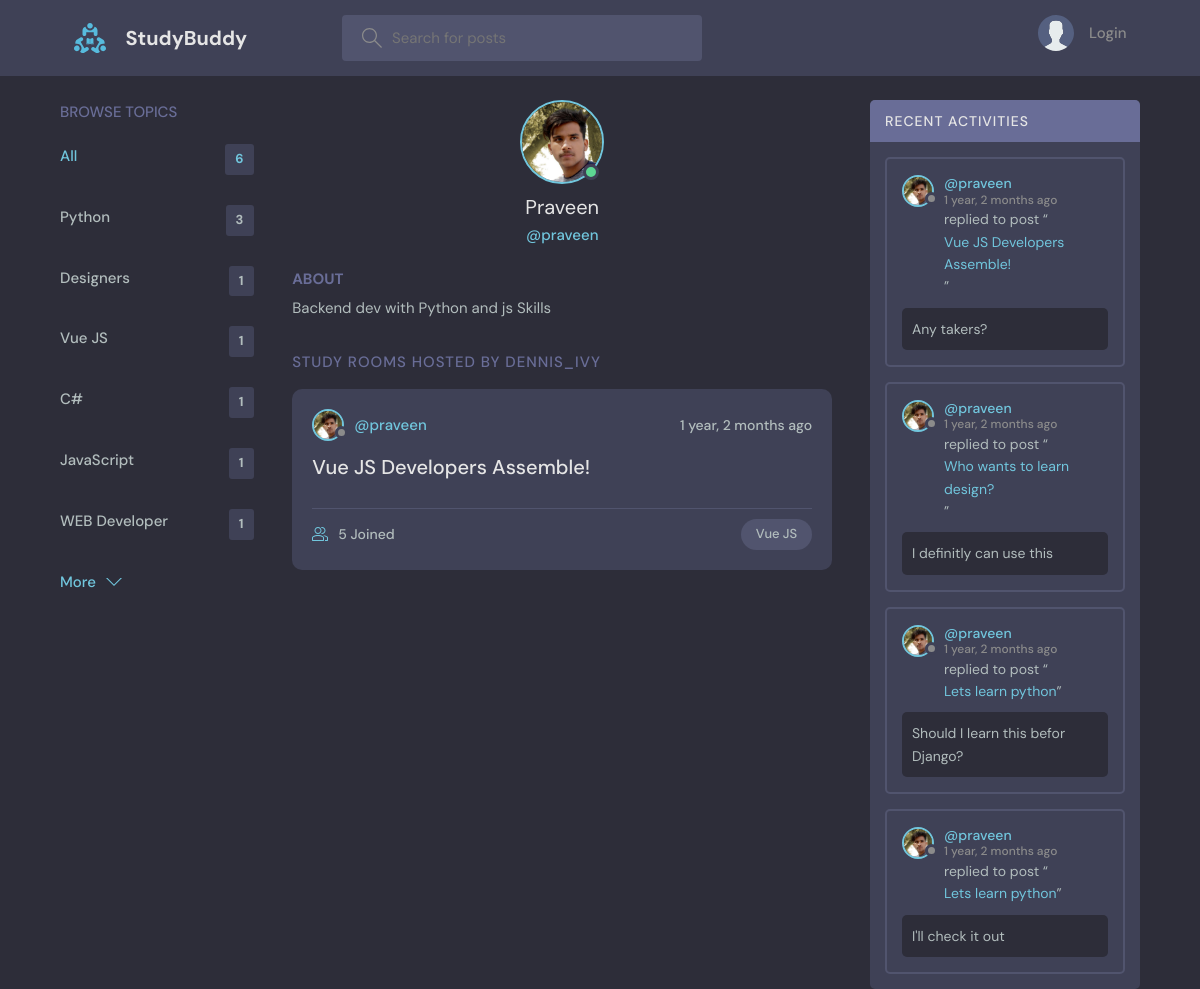
The app's page /profile/2/ with its own data.
### base/models.py (models this page shows, shortened)
class Topic(models.Model):
    name = models.CharField(max_length=200)

class User(AbstractUser):
    name = models.CharField(max_length=200, null=True)
    email = models.EmailField(unique=True, null=True)
    bio = models.TextField(null=True)
    avatar = models.ImageField(null=True, default="avatar.svg")
    USERNAME_FIELD = 'email'
    REQUIRED_FIELDS = []

class Room(models.Model):
    host = models.ForeignKey(User, on_delete=models.SET_NULL, null=True)
    topic = models.ForeignKey(Topic, on_delete=models.SET_NULL, null=True)
    name = models.CharField(max_length=200)
    description = models.TextField(null=True, blank=True)
    participants = models.ManyToManyField(
        User, related_name='participants', blank=True)
    updated = models.DateTimeField(auto_now=True)
    created = models.DateTimeField(auto_now_add=True)
    class Meta:
        ordering = ['-updated', '-created']
    def __str__(self):
        return self.name

class Message(models.Model):
    user = models.ForeignKey(User, on_delete=models.CASCADE)
    room = models.ForeignKey(Room, on_delete=models.CASCADE)
    body = models.TextField()
    updated = models.DateTimeField(auto_now=True)
    created = models.DateTimeField(auto_now_add=True)
    class Meta:
        ordering = ['-updated', '-created']

### base/views.py (the view)
# urls.py: path('profile/<str:pk>/', views.userProfile, name="user-profile"),
def userProfile(request, pk):
    user = User.objects.get(id=pk)
    rooms = user.room_set.all()
    room_messages = user.message_set.all()
    topics = Topic.objects.all()
    context = {'user': user, 'rooms': rooms,
               'room_messages': room_messages, 'topics': topics}
    return render(request, 'base/profile.html', context)

### base/templates/base/profile.html (shortened to what this page needs)
{% extends 'main.html' %}
{% block content %}
<main class="profile-page layout layout--3">
  <div class="container">
    {% include 'base/topics_component.html' %}
    <div class="roomList">
      <div class="profile">
        <div class="profile__avatar">
          <div class="avatar avatar--large active">
            <img src="{{user.avatar.url}}" />
          </div>
        </div>
        <div class="profile__info">
          <h3>{{user.name}}</h3>
          <p>@{{user.username}}</p>
        </div>
        <div class="profile__about">
          <h3>About</h3>
          <p>
            {{user.bio}}
          </p>
        </div>
      </div>
      <div class="roomList__header">
        <div>
          <h2>Study Rooms Hosted by dennis_ivy</a>
          </h2>
        </div>
      </div>
      {% include 'base/feed_component.html' %}
    </div>
    {% include 'base/activity_component.html' %}
  </div>
</main>
{% endblock content %}

### templates/main.html (shortened to what this page needs)
<!DOCTYPE html>
{% load static %}
<html lang="en">
<head>
    <link rel="stylesheet" href="{% static 'styles/style.css' %}" />
</head>
<body>
    {% include 'navbar.html' %}
    {% block content %}
    {% endblock %}
</body>
</html>

### templates/navbar.html (shortened to what this page needs)
{% load static %}
<header class="header header--loggedIn">
    <div class="container">
        <a href="{% url 'home' %}" class="header__logo">
            <img src="{% static 'images/logo.svg' %}" />
            <h1>StudyBuddy</h1>
        </a>
        <form class="header__search" method="GET" action="{% url 'home' %}">
            <label>
                <input name="q" placeholder="Search for posts" />
            </label>
        </form>
        <nav class="header__menu">
            {% if request.user.is_authenticated %}
            <div class="header__user">
                <a href="{% url 'update-user' %}">
                    <div class="avatar avatar--medium active">
                        <img src="{{request.user.avatar.url}}" />
                    </div>
                    <p>{{request.user.username}} <span>@{{request.user.username}}</span></p>
                </a>
                <button class="dropdown-button">
                    <a href="{% url 'update-user' %}" class="dropdown-link"><svg version="1.1"
                        xmlns="http://www.w3.org/2000/svg" width="32" height="32" viewBox="0 0 32 32">
                        <title>tools</title>
                        <path
                            d="M27.465 32c-1.211 0-2.35-0.471-3.207-1.328l-9.392-9.391c-2.369 0.898-4.898 0.951-7.355 0.15-3.274-1.074-5.869-3.67-6.943-6.942-0.879-2.682-0.734-5.45 0.419-8.004 0.135-0.299 0.408-0.512 0.731-0.572 0.32-0.051 0.654 0.045 0.887 0.277l5.394 5.395 3.586-3.586-5.394-5.395c-0.232-0.232-0.336-0.564-0.276-0.887s0.272-0.596 0.572-0.732c2.552-1.152 5.318-1.295 8.001-0.418 3.274 1.074 5.869 3.67 6.943 6.942 0.806 2.457 0.752 4.987-0.15 7.358l9.392 9.391c0.844 0.842 1.328 2.012 1.328 3.207-0 2.5-2.034 4.535-4.535 4.535zM15.101 19.102c0.26 0 0.516 0.102 0.707 0.293l9.864 9.863c0.479 0.479 1.116 0.742 1.793 0.742 1.398 0 2.535-1.137 2.535-2.535 0-0.668-0.27-1.322-0.742-1.793l-9.864-9.863c-0.294-0.295-0.376-0.74-0.204-1.119 0.943-2.090 1.061-4.357 0.341-6.555-0.863-2.631-3.034-4.801-5.665-5.666-1.713-0.561-3.468-0.609-5.145-0.164l4.986 4.988c0.391 0.391 0.391 1.023 0 1.414l-5 5c-0.188 0.188-0.441 0.293-0.707 0.293s-0.52-0.105-0.707-0.293l-4.987-4.988c-0.45 1.682-0.397 3.436 0.164 5.146 0.863 2.631 3.034 4.801 5.665 5.666 2.2 0.721 4.466 0.604 6.555-0.342 0.132-0.059 0.271-0.088 0.411-0.088z">
                        </path>
                    </svg>
                    Settings</a>
                <a href="{% url 'logout' %}" class="dropdown-link"><svg version="1.1" xmlns="http://www.w3.org/2000/svg"
                        width="32" height="32" viewBox="0 0 32 32">
                        <title>sign-out</title>
                        <path
                            d="M3 0h22c0.553 0 1 0 1 0.553l-0 3.447h-2v-2h-20v28h20v-2h2l0 3.447c0 0.553-0.447 0.553-1 0.553h-22c-0.553 0-1-0.447-1-1v-30c0-0.553 0.447-1 1-1z">
                        </path>
                        <path
                            d="M21.879 21.293l1.414 1.414 6.707-6.707-6.707-6.707-1.414 1.414 4.293 4.293h-14.172v2h14.172l-4.293 4.293z">
                        </path>
                    </svg>
                    Logout</a>
                </button>
            </div>
            {% else %}
            <a href="{% url 'login' %}">
                <img src="{% static 'images/avatar.svg' %}" />
                <p>Login</p>
            </a>
            {% endif %}
        </nav>
    </div>
</header>

### base/templates/base/topics_component.html
<div class="topics">
    <div class="topics__header">
        <h2>Browse Topics</h2>
    </div>
    <ul class="topics__list">
        <li>
            <a href="{% url 'home' %}" class="active">All <span>{{topics.count}}</span></a>
        </li>
        {% for topic in topics %}
        <li>
            <a href="{% url 'home' %}?q={{topic.name}}">{{topic.name}}<span>{{topic.room_set.all.count}}</span></a>
        </li>
        {% endfor %}
    </ul>
    <a class="btn btn--link" href="{% url 'topics' %}">
        More
        <svg version="1.1" xmlns="http://www.w3.org/2000/svg" width="32" height="32" viewBox="0 0 32 32">
            <title>chevron-down</title>
            <path d="M16 21l-13-13h-3l16 16 16-16h-3l-13 13z"></path>
        </svg>
    </a>
</div>

### base/templates/base/feed_component.html (shortened to what this page needs)
{% for room in rooms %}
<div class="roomListRoom">
    <div class="roomListRoom__header">
        <a href="{% url 'user-profile' room.host.id %}" class="roomListRoom__author">
            <div class="avatar avatar--small">
                <img src="{{room.host.avatar.url}}" />
            </div>
            <span>@{{room.host.username}}</span>
        </a>
        <div class="roomListRoom__actions">
            <span>{{room.created|timesince}} ago</span>
        </div>
    </div>
    <div class="roomListRoom__content">
        <a href="{% url 'room' room.id %}">{{room.name}}</a>
    </div>
    <div class="roomListRoom__meta">
        <a href="{% url 'room' room.id %}" class="roomListRoom__joined">
            {{room.participants.all.count}} Joined
        </a>
        <p class="roomListRoom__topic">{{room.topic.name}}</p>
    </div>
</div>
{% endfor %}

### base/templates/base/activity_component.html (shortened to what this page needs)
<div class="activities">
    <div class="activities__header">
        <h2>Recent Activities</h2>
    </div>
    {% for message in room_messages %}
    <div class="activities__box">
        <div class="activities__boxHeader roomListRoom__header">
            <a href="{% url 'user-profile' message.user.id %}" class="roomListRoom__author">
                <div class="avatar avatar--small">
                    <img src="{{message.user.avatar.url}}" />
                </div>
                <p>
                    @{{message.user.username}}
                    <span>{{message.created|timesince}} ago</span>
                </p>
            </a>
        </div>
        <div class="activities__boxContent">
            <p>replied to post “<a href="{% url 'room' message.room.id %}">{{message.room}}</a>”</p>
            <div class="activities__boxRoomContent">{{message.body}}</div>
        </div>
    </div>
    {% endfor %}
</div>

### records on screen
Topic: name "Python", room_set.all.count "3"
Topic: name "Designers", room_set.all.count "1"
Topic: name "Vue JS", room_set.all.count "1"
Topic: name "C#", room_set.all.count "1"
Topic: name "JavaScript", room_set.all.count "1"
Topic: name "WEB Developer", room_set.all.count "1"
User: avatar (picture), name "Praveen", username "praveen", bio "Backend dev with Python and js Skills"
Room: host.avatar (picture), host.username "praveen", created "1 year, 2 months", name "Vue JS Developers Assemble!", participants.all.count "5", topic.name "Vue JS"
Message: user.avatar (picture), user.username "praveen", created "1 year, 2 months", room "Vue JS Developers Assemble!", body "Any takers?"
Message: user.avatar (picture), user.username "praveen", created "1 year, 2 months", room "Who wants to learn design?", body "I definitly can use this"
Message: user.avatar (picture), user.username "praveen", created "1 year, 2 months", room "Lets learn python", body "Should I learn this befor Django?"
Message: user.avatar (picture), user.username "praveen", created "1 year, 2 months", room "Lets learn python", body "I'll check it out"

### other values on screen
{{ topics.count }} "6"
